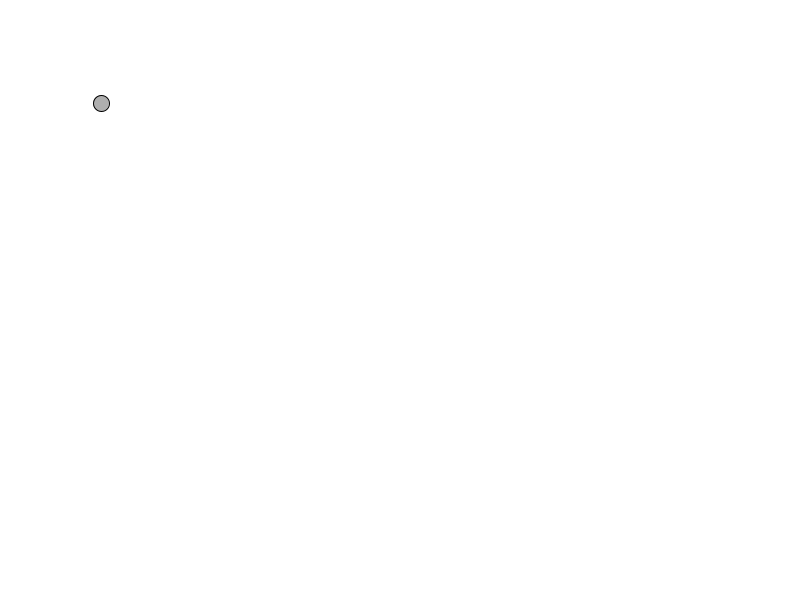
Frame 1 (no input)
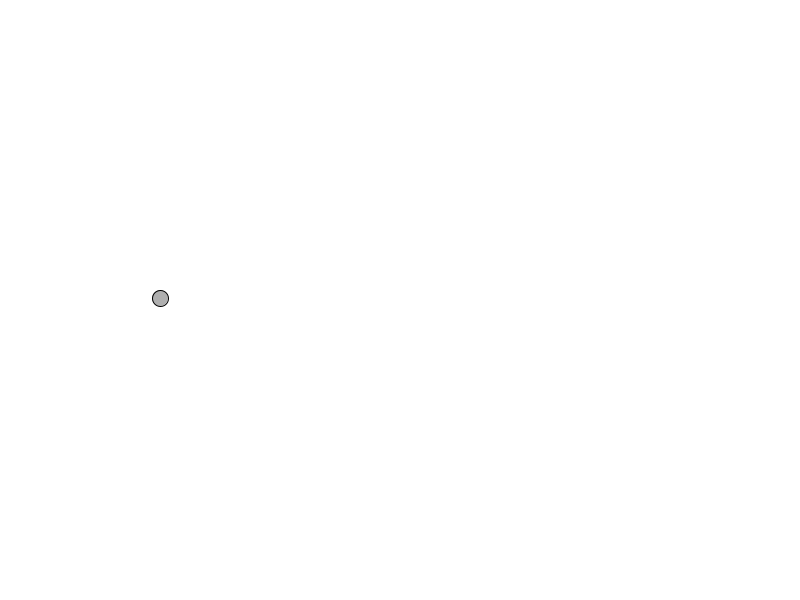
Frame 60 (the mouse pressed at the canvas centre just before this capture)
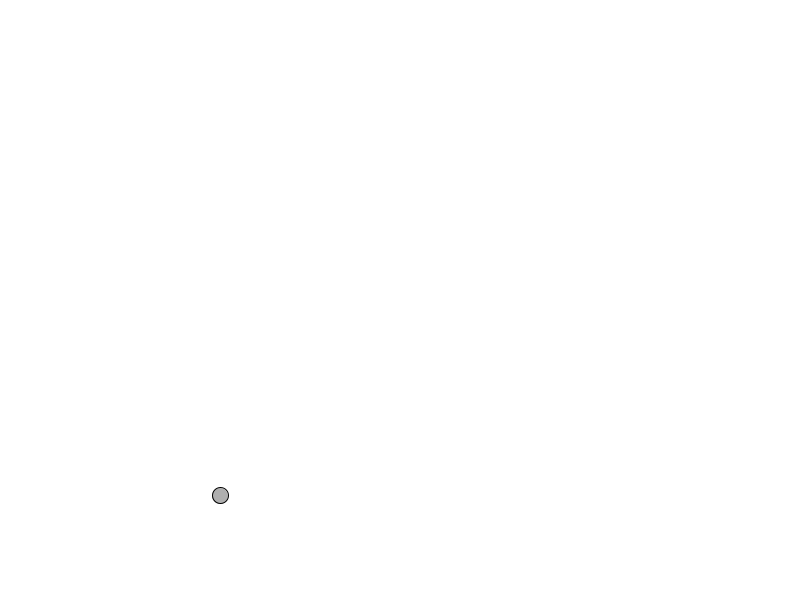
Frame 120 (the mouse held since frame 60 and released just before this capture)

The Processing sketch that drew these frames (run headless with seeded random() and noise(); from frame 60 on, the mouse is pressed at the canvas centre):

// Processing sketch: bouncingball_novectors
// ── bouncingball_novectors.pde
float x = 100;
float y = 100;
float xspeed = 1;
float yspeed = 3.3;

void setup() {
   size(800, 600);
   smooth();
   background(255);
}

void draw() { 
    background(255);
    x = x + xspeed;
    y = y + yspeed;
    
    if ((x > width) || (x < 0)) {
       xspeed = xspeed * -1;
    }
    if ((y > height) || (y < 0)) {
       yspeed = yspeed * -1; 
    }
    stroke(0);
    fill(175);
    ellipse(x, y, 16, 16);
}
